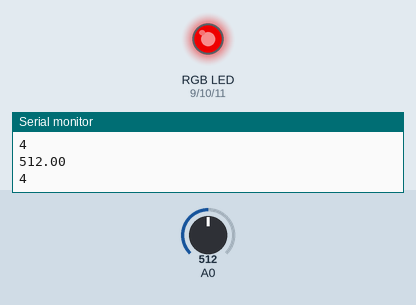
This sketch was run on a simulated Arduino Uno, built with avr-gcc and run on an emulated ATmega328P. Shown: an RGB LED mixed from three pins (HIGH = lit), the last lines printed to the serial monitor. Inputs (shaded band) come from the test bench; at power-on: A0 = 512. Dim RGB values are drawn brighter than linear.

Above: at 1.2 s.
1.3 s: A0 set to 791
2.8 s: A0 set to 815
At 4.0 s:
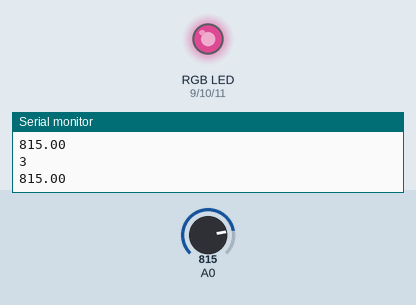
4.3 s: A0 set to 862
5.8 s: A0 set to 884
At 6.4 s:
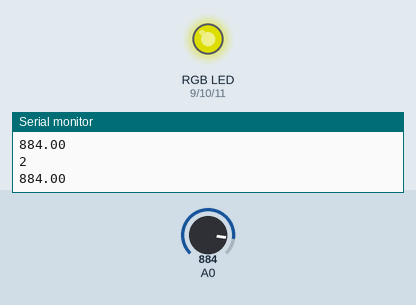
7.3 s: A0 set to 964
8.8 s: A0 set to 983
At 9.8 s:
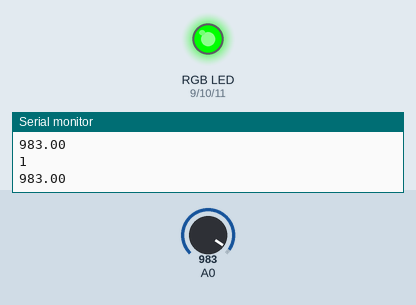
Timing chart, 0 to 11.3 s (numbered marks = the images above; inputs shaded):
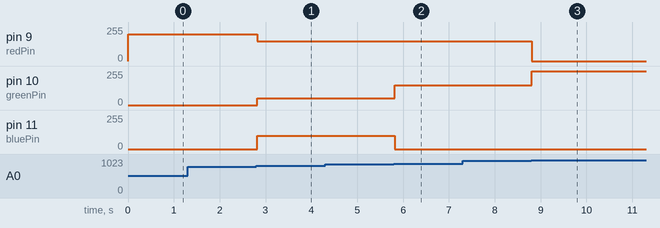

Measured:
- the behaviour switches between 800 and 801 on A0 (found by bisection; images 0 and 1)
- the behaviour switches between 870 and 871 on A0 (found by bisection; images 1 and 2)
- the behaviour switches between 975 and 976 on A0 (found by bisection; images 2 and 3)
- after the input at 2.8 s, pin 9 (redPin): 200/255 → 150/255 at once; pin 10 (greenPin): 0/255 → 50/255 at once; pin 11 (bluePin): 0/255 → 100/255 at once
- after the input at 5.8 s, pin 10 (greenPin): 50/255 → 150/255 at once; pin 11 (bluePin): 100/255 → 0/255 at once
- after the input at 8.8 s, pin 9 (redPin): 150/255 → 0/255 at once; pin 10 (greenPin): 150/255 → 255/255 at once

The sketch:

rgb_voltage_test.ino
```cpp
#define redPin 9
#define greenPin 10
#define bluePin 11

void setup() {
  // put your setup code here, to run once:
  pinMode(redPin, OUTPUT);
  pinMode(greenPin, OUTPUT);
  pinMode(bluePin, OUTPUT);

  pinMode(A0, INPUT);

  Serial.begin(9600);
}

void loop() {
  // put your main code here, to run repeatedly:
  float total = 0;
  for (int ii=0; ii<10; ii++) {
    total += analogRead(A0);
  }
  float average = total/10;
//  Serial.print(analogRead(A0));
//  Serial.print("    ");
  Serial.println(average);

  if (average > 975) {
    Serial.println("1");
    ledOn(0,255,0);
  }
  else if (average > 870) {
    Serial.println("2");
    ledOn(150,150,0);
  }
  else if (average > 800) {
    Serial.println("3");
    ledOn(150,50,100);
  }
  else {
    Serial.println("4");
    ledOn(200,0,0);
  }
}

void ledOff() {
  analogWrite(redPin, 0);
  analogWrite(greenPin, 0);
  analogWrite(bluePin, 0);
}

void ledOn(int redValue, int greenValue, int blueValue) {
  analogWrite(redPin, redValue);
  analogWrite(greenPin, greenValue);
  analogWrite(bluePin, blueValue);
}
```
